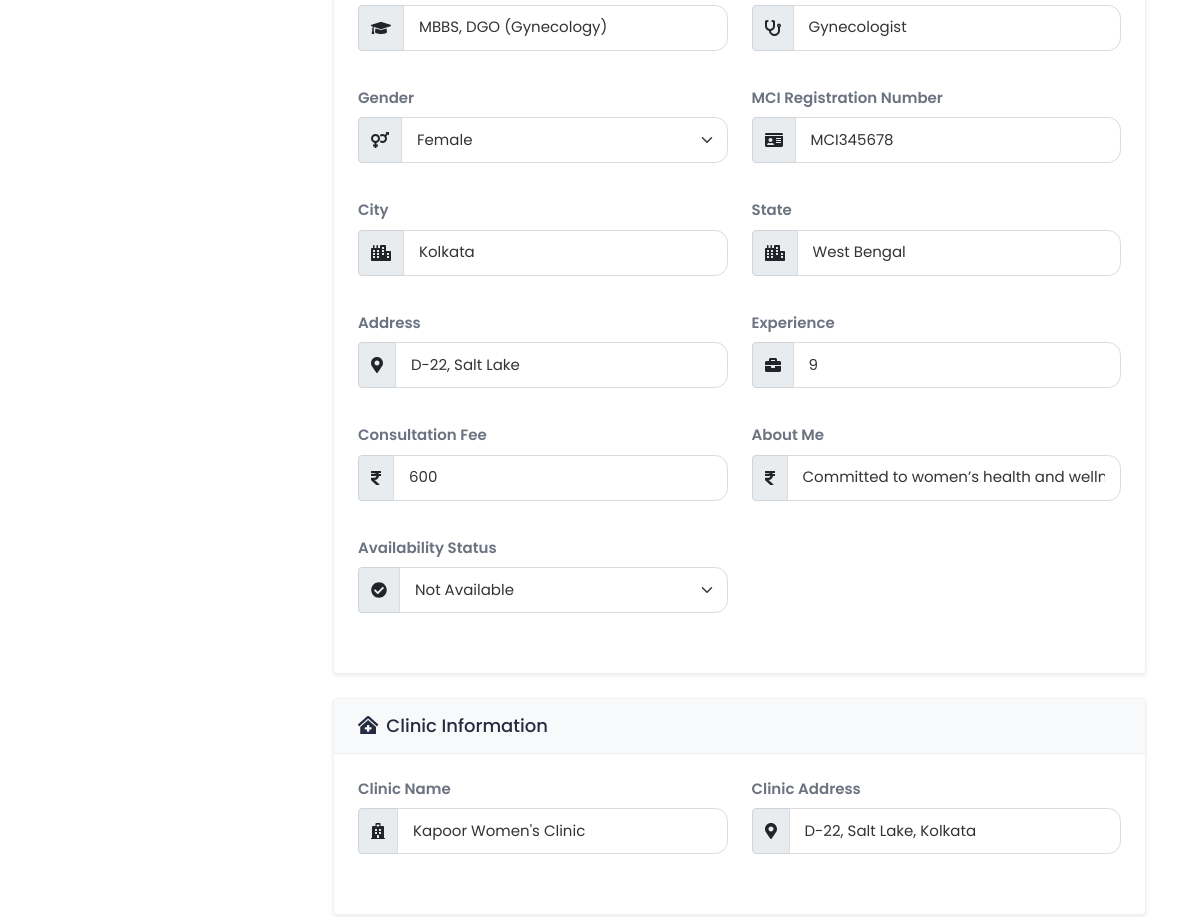
Before: /doctor_profile_settings/ (signed in, middle part) with the older database file.
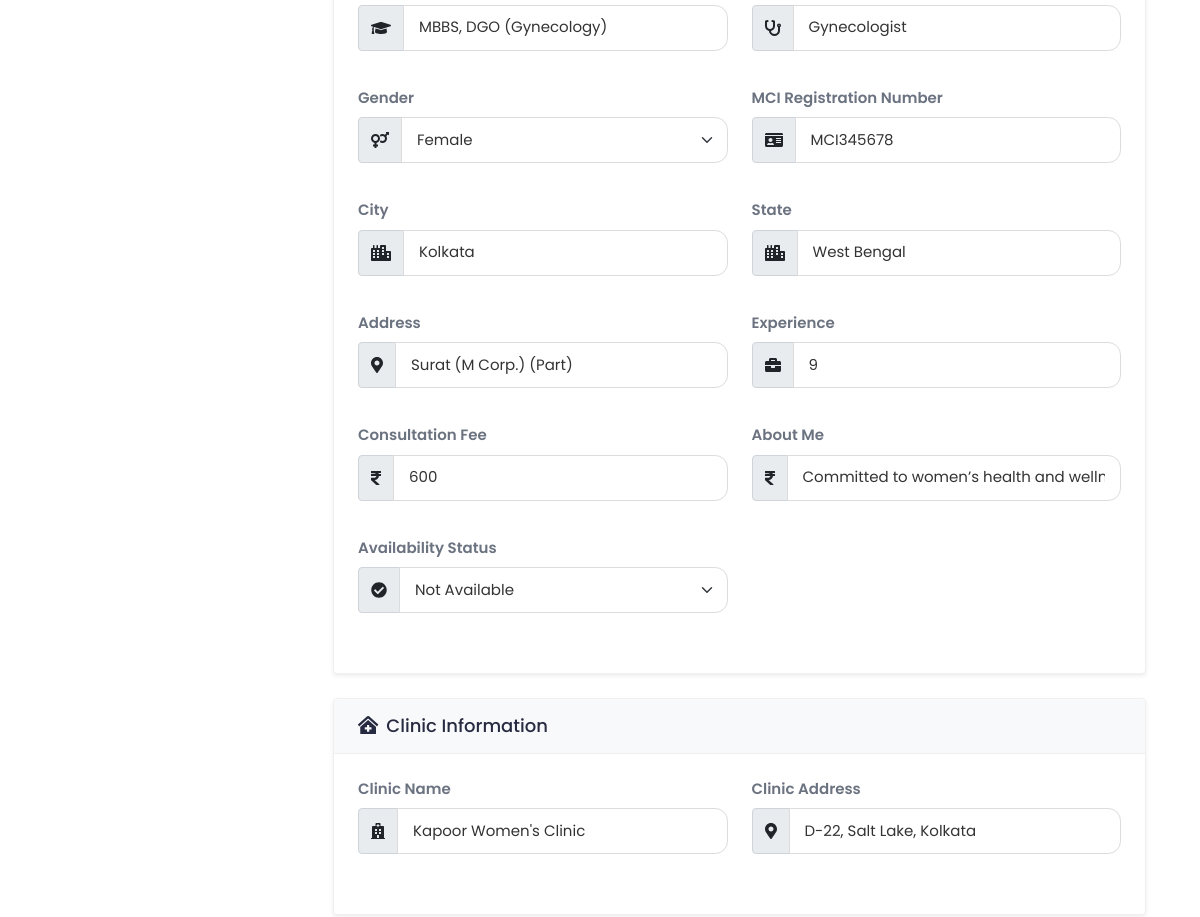
After: the same page with the newer database file.
### myapp/models.py (models this page shows, shortened)
class doctorRegister(models.Model):
    GENDER_CHOICES = [
        ('M', 'Male'),
        ('F', 'Female'),
        ('O', 'Other'),
    ]
    name = models.CharField(max_length=100)
    email = models.EmailField(unique=True)
    phno = models.BigIntegerField(unique=True)
    password = models.CharField(max_length=100)
    profile_img = models.ImageField(upload_to='profile_pics/', null=True, blank=True)
    qualification = models.CharField(max_length=100,blank=True, null=True)
    specialization = models.CharField(max_length=100,blank=True, null=True)
    experience = models.IntegerField(blank=True, null=True)
    address = models.TextField(blank=True, null=True)
    city = models.CharField(max_length=50,blank=True, null=True)
    state = models.CharField(max_length=50,blank=True, null=True)
    clinic_name = models.CharField(max_length=255)
    clinic_address = models.TextField()
    gender = models.CharField(max_length=5, choices=GENDER_CHOICES)
    mci_no = models.CharField(max_length=10,blank=True, null=True)
    fee = models.BigIntegerField(null=True)
    about_me=models.TextField(null=True)
    is_approved = models.BooleanField(default=False)
    is_rejected = models.BooleanField(default=False)
    is_available = models.BooleanField(default=False)  # Doctor is available for emergency

### myapp/views.py (the view)
# urls.py: path('doctor_profile_settings/', views.doctor_profile_settings, name='doctor_profile_settings'),
def doctor_profile_settings(request):
    doctor_id = request.session.get('doctor_id')
    if not doctor_id:
        return redirect("login")
    try:
        doctor = doctorRegister.objects.get(id=doctor_id)
    except doctorRegister.DoesNotExist:
        return redirect("login")
    required_fields = ["name", "email", "phno", "specialization", "experience", "address", "profile_img","qualification","gender","fee","mci_no","state","city","clinic_name","clinic_address","about_me","is_available"]
    filled_fields = sum(1 for field in required_fields if getattr(doctor, field, "") not in [None, ""])
    total_fields = len(required_fields)
    completion_percentage = (filled_fields / total_fields) * 100 if total_fields > 0 else 0
    return render(request, "doctor-profile-settings.html", {
        "doctor": doctor,
        "completion_percentage": int(completion_percentage)  # Convert to integer for better display
    })

### myapp/templates/doctor-profile-settings.html (shortened to what the changed rows need)
{% load static %}
<html lang="en">
<head>
  <link rel="stylesheet" href="https://cdnjs.cloudflare.com/ajax/libs/font-awesome/5.15.3/css/all.min.css">
  <link rel="stylesheet" href="{% static 'assets/css/bootstrap.min.css' %}">
  <link rel="stylesheet" href="{% static 'assets/plugins/fontawesome/css/fontawesome.min.css' %}">
  <link rel="stylesheet" href="{% static 'assets/plugins/fontawesome/css/all.min.css' %}">
  <link rel="stylesheet" href="{% static 'assets/css/feather.css' %}">
  <link rel="stylesheet" href="{% static 'assets/css/custom.css' %}">
  <link rel="stylesheet" href="https://cdnjs.cloudflare.com/ajax/libs/jquery-confirm/3.3.2/jquery-confirm.min.css" />
</head>
<body class="login-body">
  <div class="main-wrapper">
    {% include "header.html" %}
    <body style="transform: none;">
      {% block content %}
      <div class="main-wrapper" style="transform: none;">
        <div class="content" style="transform: none; min-height: 385.906px">
          <div class="container" style="transform: none; padding-top:50px">
            <div class="row" style="transform: none;">
              <div class="col-md-7 col-lg-8 col-xl-9">
                <div class="card mb-4 shadow-sm">
                  <div class="card-body">
                    <div class="row">
                      <div class="col-md-6 mb-3">
                        <div class="form-group">
                          <div class="input-group">
                            <span class="input-group-text"><i class="fas fa-graduation-cap"></i></span>
                            <input type="text" id="qualification" name="qualification" class="form-control"
                              value="{{ doctor.qualification }}">
                          </div>
                        </div>
                      </div>
                      <div class="col-md-6 mb-3">
                        <div class="form-group">
                          <div class="input-group">
                            <span class="input-group-text"><i class="fas fa-stethoscope"></i></span>
                            <input type="text" id="specialization" name="specialization" class="form-control"
                              value="{{ doctor.specialization }}">
                          </div>
                        </div>
                      </div>
                      <div class="col-md-6 mb-3">
                        <div class="form-group">
                          <div class="input-group">
                            <span class="input-group-text"><i class="fas fa-venus-mars"></i></span>
                            <select id="gender" name="gender" class="form-select form-control">
                              <option value="F" {% if doctor.gender == "F" %}selected{% endif %}>Female</option>
                            </select>
                          </div>
                        </div>
                      </div>
                      <div class="col-md-6 mb-3">
                        <div class="form-group">
                          <div class="input-group">
                            <span class="input-group-text"><i class="fas fa-id-card"></i></span>
                            <input type="text" id="mci_no" name="mci_no" class="form-control"
                              value="{{ doctor.mci_no }}">
                          </div>
                        </div>
                      </div>
                      <div class="col-md-6 mb-3">
                        <div class="form-group">
                          <div class="input-group">
                            <span class="input-group-text"><i class="fas fa-city"></i></span>
                            <input type="text" id="city" name="city" class="form-control" value="{{ doctor.city }}">
                          </div>
                        </div>
                      </div>
                      <div class="col-md-6 mb-3">
                        <div class="form-group">
                          <div class="input-group">
                            <span class="input-group-text"><i class="fas fa-city"></i></span>
                            <input type="text" id="state" name="state" class="form-control" value="{{ doctor.state }}">
                          </div>
                        </div>
                      </div>
                      <div class="col-md-6 mb-3">
                        <div class="form-group">
                          <div class="input-group">
                            <span class="input-group-text"><i class="fas fa-map-marker-alt"></i></span>
                            <input type="text" id="address" name="address" class="form-control"
                              value="{{ doctor.address }}">
                          </div>
                        </div>
                      </div>
                      <div class="col-md-6 mb-3">
                        <div class="form-group">
                          <div class="input-group">
                            <span class="input-group-text"><i class="fas fa-briefcase"></i></span>
                            <input type="text" id="experience" name="experience" class="form-control"
                              value="{{ doctor.experience }}">
                          </div>
                        </div>
                      </div>
                      <div class="col-md-6 mb-3">
                        <div class="form-group">
                          <div class="input-group">
                            <span class="input-group-text"><i class="fas fa-rupee-sign"></i></span>
                            <input type="text" id="fee" name="fee" class="form-control" value="{{ doctor.fee }}">
                          </div>
                        </div>
                      </div>
                      <div class="col-md-6 mb-3">
                        <div class="form-group">
                          <div class="input-group">
                            <span class="input-group-text"><i class="fas fa-rupee-sign"></i></span>
                            <input type="text" id="about_me" name="about_me" class="form-control"
                              value="{{ doctor.about_me }}">
                          </div>
                        </div>
                      </div>
                      <div class="col-md-6 mb-3">
                        <div class="form-group">
                          <div class="input-group">
                            <span class="input-group-text"><i class="fas fa-check-circle"></i></span>
                            <select id="is_available" name="is_available" class="form-select form-control">
                              <option value="False" {% if doctor.is_available == False %}selected{% endif %}>Not Available</option>
                            </select>
                          </div>
                        </div>
                      </div>
                    </div>
                  </div>
                </div>
                <div class="card mb-4 shadow-sm">
                  <div class="card-body">
                    <div class="row">
                      <div class="col-md-6 mb-3">
                        <div class="form-group">
                          <div class="input-group">
                            <span class="input-group-text"><i class="fas fa-hospital"></i></span>
                            <input type="text" id="clinic_name" name="clinic_name" class="form-control"
                              value="{{ doctor.clinic_name }}">
                          </div>
                        </div>
                      </div>
                      <div class="col-md-6 mb-3">
                        <div class="form-group">
                          <div class="input-group">
                            <span class="input-group-text"><i class="fas fa-map-marker-alt"></i></span>
                            <input type="text" id="clinic_address" name="clinic_address" class="form-control"
                              value="{{ doctor.clinic_address }}">
                          </div>
                        </div>
                      </div>
                    </div>
                  </div>
                </div>
              </div>
            </div>
          </div>
        </div>
        {% include "footer.html" %}
        {% endblock %}
    </body>
</html>

Changed rows visible on the page:
changed doctorRegister "MBBS, DGO (Gynecology)": address "D-22, Salt Lake" → "Surat (M Corp.) (Part)"
